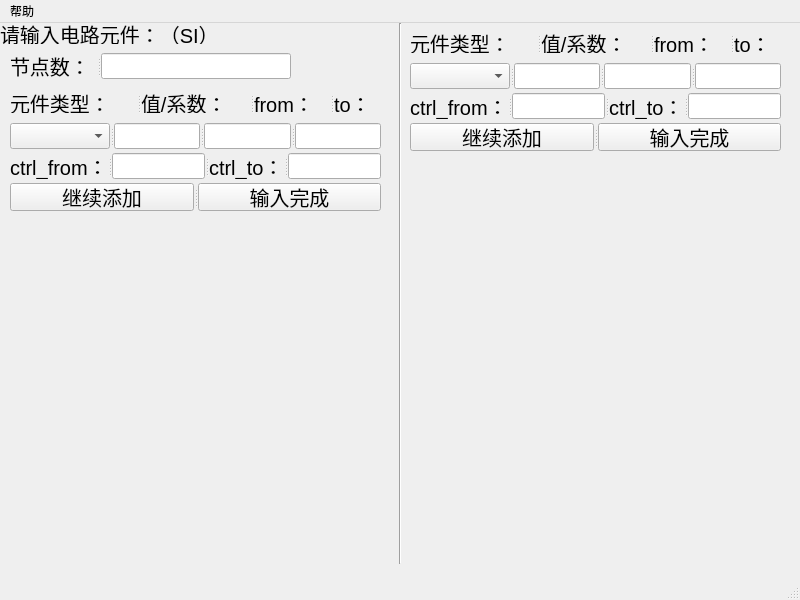
<?xml version="1.0" encoding="UTF-8"?>
<ui version="4.0">
 <class>MainWindow</class>
 <widget class="QMainWindow" name="MainWindow">
  <property name="geometry">
   <rect>
    <x>0</x>
    <y>0</y>
    <width>800</width>
    <height>600</height>
   </rect>
  </property>
  <property name="sizePolicy">
   <sizepolicy hsizetype="Preferred" vsizetype="Preferred">
    <horstretch>0</horstretch>
    <verstretch>0</verstretch>
   </sizepolicy>
  </property>
  <property name="minimumSize">
   <size>
    <width>800</width>
    <height>600</height>
   </size>
  </property>
  <property name="maximumSize">
   <size>
    <width>800</width>
    <height>600</height>
   </size>
  </property>
  <property name="font">
   <font>
    <pointsize>15</pointsize>
   </font>
  </property>
  <property name="windowTitle">
   <string>MainWindow</string>
  </property>
  <widget class="QWidget" name="centralwidget">
   <widget class="QLabel" name="putin_help">
    <property name="geometry">
     <rect>
      <x>0</x>
      <y>0</y>
      <width>221</width>
      <height>21</height>
     </rect>
    </property>
    <property name="text">
     <string>请输入电路元件：（SI）</string>
    </property>
   </widget>
   <widget class="Line" name="centual_line">
    <property name="geometry">
     <rect>
      <x>390</x>
      <y>0</y>
      <width>20</width>
      <height>541</height>
     </rect>
    </property>
    <property name="orientation">
     <enum>Qt::Vertical</enum>
    </property>
   </widget>
   <widget class="QSplitter" name="contral_aplt_2">
    <property name="geometry">
     <rect>
      <x>410</x>
      <y>70</y>
      <width>371</width>
      <height>26</height>
     </rect>
    </property>
    <property name="orientation">
     <enum>Qt::Horizontal</enum>
    </property>
    <widget class="QLabel" name="ctrlfrom_help_2">
     <property name="text">
      <string>ctrl_from：</string>
     </property>
    </widget>
    <widget class="QLineEdit" name="ctrlfrom_in_2"/>
    <widget class="QLabel" name="ctrlto_help_2">
     <property name="text">
      <string>ctrl_to：</string>
     </property>
    </widget>
    <widget class="QLineEdit" name="ctrlto_in_2"/>
   </widget>
   <widget class="QSplitter" name="elemhelp_splt_2">
    <property name="geometry">
     <rect>
      <x>410</x>
      <y>10</y>
      <width>371</width>
      <height>20</height>
     </rect>
    </property>
    <property name="orientation">
     <enum>Qt::Horizontal</enum>
    </property>
    <widget class="QLabel" name="label_7">
     <property name="text">
      <string>元件类型：</string>
     </property>
    </widget>
    <widget class="QLabel" name="label_8">
     <property name="text">
      <string>值/系数：</string>
     </property>
    </widget>
    <widget class="QLabel" name="label_9">
     <property name="text">
      <string>from：</string>
     </property>
    </widget>
    <widget class="QLabel" name="label_10">
     <property name="text">
      <string>to：</string>
     </property>
    </widget>
   </widget>
   <widget class="QSplitter" name="button_splt_2">
    <property name="geometry">
     <rect>
      <x>410</x>
      <y>100</y>
      <width>371</width>
      <height>28</height>
     </rect>
    </property>
    <property name="orientation">
     <enum>Qt::Horizontal</enum>
    </property>
    <widget class="QPushButton" name="addmore_bt_2">
     <property name="text">
      <string>继续添加</string>
     </property>
    </widget>
    <widget class="QPushButton" name="stopputin_bt_2">
     <property name="text">
      <string>输入完成</string>
     </property>
    </widget>
   </widget>
   <widget class="QSplitter" name="elemin_splt_2">
    <property name="geometry">
     <rect>
      <x>410</x>
      <y>40</y>
      <width>371</width>
      <height>26</height>
     </rect>
    </property>
    <property name="orientation">
     <enum>Qt::Horizontal</enum>
    </property>
    <widget class="QComboBox" name="classchoose_box_2"/>
    <widget class="QLineEdit" name="value_in_2"/>
    <widget class="QLineEdit" name="from_in_2"/>
    <widget class="QLineEdit" name="to_in_2"/>
   </widget>
   <widget class="QSplitter" name="node_splt">
    <property name="geometry">
     <rect>
      <x>10</x>
      <y>30</y>
      <width>281</width>
      <height>26</height>
     </rect>
    </property>
    <property name="orientation">
     <enum>Qt::Horizontal</enum>
    </property>
    <widget class="QLabel" name="node_help">
     <property name="text">
      <string>节点数：</string>
     </property>
    </widget>
    <widget class="QLineEdit" name="node_in"/>
   </widget>
   <widget class="QSplitter" name="elemhelp_splt">
    <property name="geometry">
     <rect>
      <x>10</x>
      <y>70</y>
      <width>371</width>
      <height>20</height>
     </rect>
    </property>
    <property name="orientation">
     <enum>Qt::Horizontal</enum>
    </property>
    <widget class="QLabel" name="label_3">
     <property name="text">
      <string>元件类型：</string>
     </property>
    </widget>
    <widget class="QLabel" name="label_4">
     <property name="text">
      <string>值/系数：</string>
     </property>
    </widget>
    <widget class="QLabel" name="label_5">
     <property name="text">
      <string>from：</string>
     </property>
    </widget>
    <widget class="QLabel" name="label_6">
     <property name="text">
      <string>to：</string>
     </property>
    </widget>
   </widget>
   <widget class="QSplitter" name="elemin_splt">
    <property name="geometry">
     <rect>
      <x>10</x>
      <y>100</y>
      <width>371</width>
      <height>26</height>
     </rect>
    </property>
    <property name="orientation">
     <enum>Qt::Horizontal</enum>
    </property>
    <widget class="QComboBox" name="classchoose_box"/>
    <widget class="QLineEdit" name="value_in"/>
    <widget class="QLineEdit" name="from_in"/>
    <widget class="QLineEdit" name="to_in"/>
   </widget>
   <widget class="QSplitter" name="contral_aplt">
    <property name="geometry">
     <rect>
      <x>10</x>
      <y>130</y>
      <width>371</width>
      <height>26</height>
     </rect>
    </property>
    <property name="orientation">
     <enum>Qt::Horizontal</enum>
    </property>
    <widget class="QLabel" name="ctrlfrom_help">
     <property name="text">
      <string>ctrl_from：</string>
     </property>
    </widget>
    <widget class="QLineEdit" name="ctrlfrom_in"/>
    <widget class="QLabel" name="ctrlto_help">
     <property name="text">
      <string>ctrl_to：</string>
     </property>
    </widget>
    <widget class="QLineEdit" name="ctrlto_in"/>
   </widget>
   <widget class="QSplitter" name="button_splt">
    <property name="geometry">
     <rect>
      <x>10</x>
      <y>160</y>
      <width>371</width>
      <height>28</height>
     </rect>
    </property>
    <property name="orientation">
     <enum>Qt::Horizontal</enum>
    </property>
    <widget class="QPushButton" name="addmore_bt">
     <property name="text">
      <string>继续添加</string>
     </property>
    </widget>
    <widget class="QPushButton" name="stopputin_bt">
     <property name="text">
      <string>输入完成</string>
     </property>
    </widget>
   </widget>
  </widget>
  <widget class="QStatusBar" name="statusbar"/>
  <widget class="QMenuBar" name="menubar">
   <property name="geometry">
    <rect>
     <x>0</x>
     <y>0</y>
     <width>800</width>
     <height>23</height>
    </rect>
   </property>
   <property name="font">
    <font>
     <pointsize>9</pointsize>
    </font>
   </property>
   <widget class="QMenu" name="menu">
    <property name="title">
     <string>帮助</string>
    </property>
    <addaction name="actionhelp"/>
   </widget>
   <addaction name="menu"/>
  </widget>
  <action name="actionhelp">
   <property name="text">
    <string>help</string>
   </property>
  </action>
 </widget>
 <resources/>
 <connections/>
</ui>
